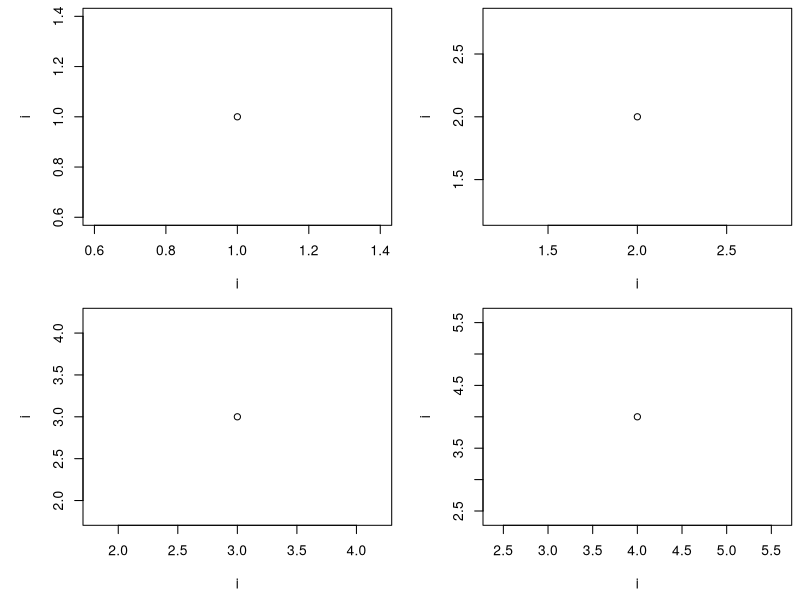

Write the R code that produced this figure.
## ---- chunk 1
knitr::opts_chunk$set(fig.height=5, fig.width=9, fig.align="center", echo = FALSE)
## ---- chunk 2

data<-read.csv(file="Lin_1h_chickasaw_all_2012-2013_SI_ref.csv",header = TRUE) #Reads file into table format


## ---- chunk 3

## ---- chunk 4
  data<-read.csv(file="Lin_1h_chickasaw_all_2012-2013_SI_ref.csv",header = TRUE) #Reads file into table format
  
  WSarea<-42.5 #Area of watershed in km2
 
   par(mfrow = c(2,2))
   par(mar=c(4.5,5,0.5,0.5))

  for (i in 1:4){
    plot(i,i)
  }
## ---- chunk 5

## ---- chunk 6

